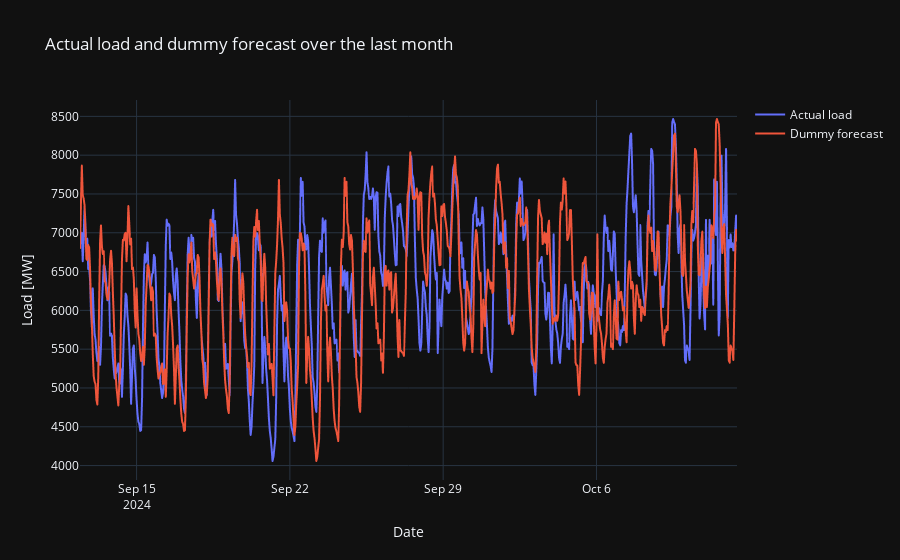

The cell this chart's notebook holds for it:
### Code cell
fig.layout.template = "plotly_dark"
fig.show()

### Figure 1 — Plotly figure (JSON) as saved in the notebook; plotly's stock layout.template omitted (floating-point values rounded to 4 significant figures; data arrays with more than 128 entries replaced by an {"elided": "..."} marker saying what was removed)
{"data": [{"hovertemplate": "=24h_later_load<br>Date=%{x}<br>Load [MW]=%{y}<extra></extra>", "legendgroup": "24h_later_load", "line": {"color": "#636efa", "dash": "solid"}, "marker": {"symbol": "circle"}, "mode": "lines", "name": "Actual load", "showlegend": true, "type": "scattergl", "x": {"elided": "721 str values"}, "xaxis": "x", "y": {"elided": "721 int values"}, "yaxis": "y"}, {"hovertemplate": "=24h_ago_load<br>Date=%{x}<br>Load [MW]=%{y}<extra></extra>", "legendgroup": "24h_ago_load", "line": {"color": "#EF553B", "dash": "solid"}, "marker": {"symbol": "circle"}, "mode": "lines", "name": "Dummy forecast", "showlegend": true, "type": "scattergl", "x": {"elided": "721 str values"}, "xaxis": "x", "y": {"elided": "721 int values"}, "yaxis": "y"}], "layout": {"autosize": true, "legend": {"title": {"text": ""}, "tracegroupgap": 0}, "title": {"text": "Actual load and dummy forecast over the last month"}, "xaxis": {"anchor": "y", "autorange": true, "domain": [0, 1], "range": ["2024-09-12 10:00", "2024-10-12 10:00"], "title": {"text": "Date"}, "type": "date"}, "yaxis": {"anchor": "x", "autorange": true, "domain": [0, 1], "range": [3814.0, 8711.0], "title": {"text": "Load [MW]"}, "type": "linear"}}}
